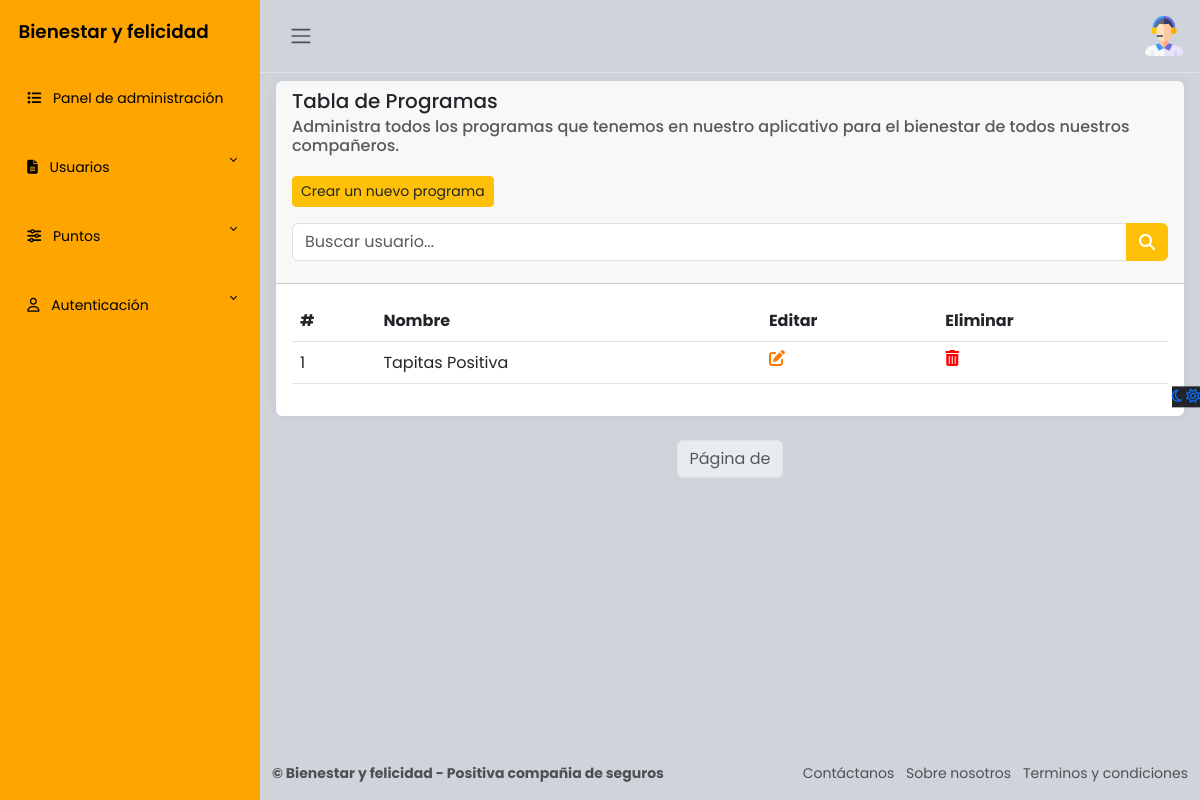
/admin_panel/programas/ (signed in), run on an earlier commit of the app's database.
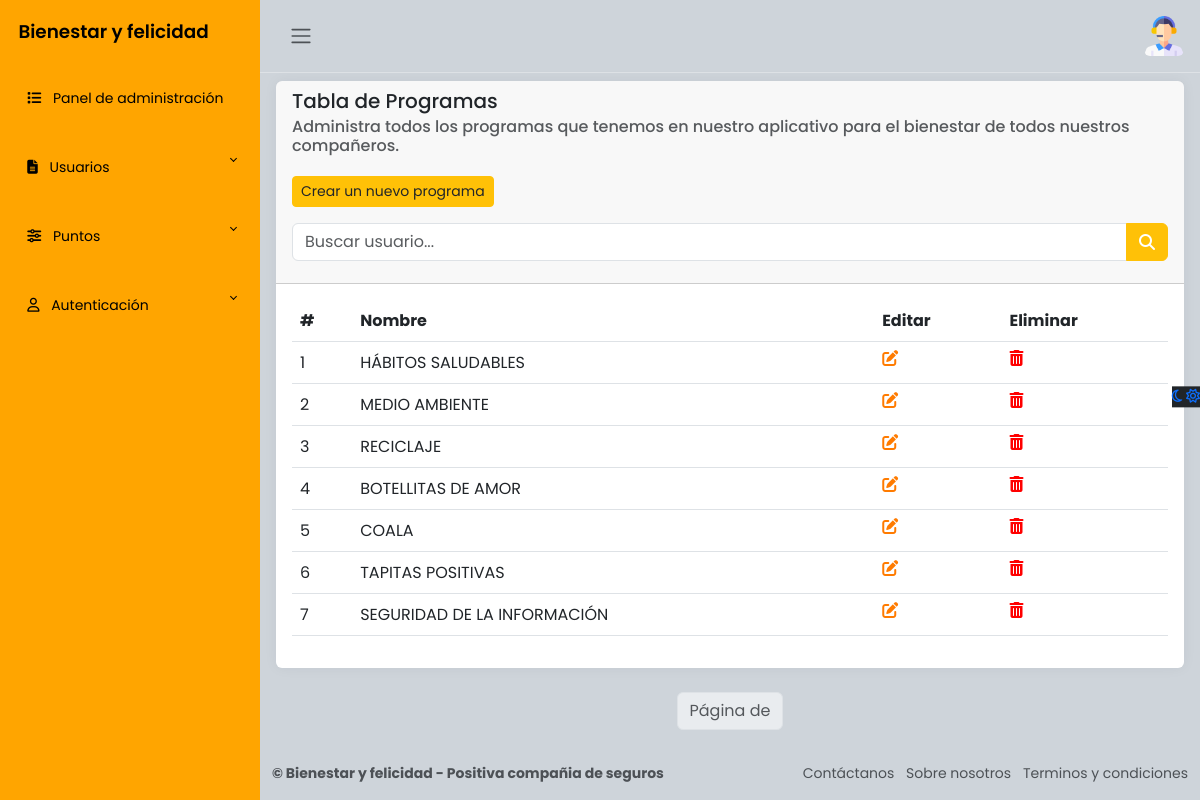
And on a later commit of the database.
### apps/programas/models.py (models this page shows, shortened)
class Programa(models.Model):
    nombre = models.CharField('Programas', max_length=100)
    imagen = models.FileField(upload_to='programas/', null=True, blank=True)
    class Meta:
        verbose_name = "Programa"
        verbose_name_plural = "Programas"

### apps/programas/views.py (the view)
# urls.py: path('', login_required(programs), name="programas"),
@login_required(login_url='/accounts/login/')
@user_passes_test(is_staff, login_url='/')
def programs(request):
    programas = Programa.objects.all()
    query = request.GET.get('q', '') # Consultar
    if query:
        programas = Programa.objects.filter(Q(nombre__icontains=query))
    paginator = Paginator(programas,10) # tomar 10 usuarios para paginar
    page_number = request.GET.get('page') # Paginar
    programas_paginados = paginator.get_page(page_number) # Mostrar los usuarios paginados
    return render(request, 'programas.html', {'programas': programas, 'query': query})

### apps/programas/views.py (called while the page is built)
def is_staff(user):
    return user.is_active and user.is_staff # Validar si es administrador y esta activo

### apps/programas/templates/programas.html (shortened to what this page needs)
{% extends "admin_dashboard/layout.html" %}
{% load static %}
{% block content %}
<main class="content px-3 py-2">
    <div class="card border-0">
        <div class="card-header">
            <h5 class="card-title">
                Tabla de Programas
            </h5>
            <h6 class="card-subtitle text-muted">
                Administra todos los programas que tenemos en nuestro aplicativo para el bienestar de todos nuestros compañeros.
            </h6><br>
            <button type="button" class="btn btn-warning btn-sm">
                <a href="{% url "crear_programa" %}" class="text-dark">Crear un nuevo programa</a>
            </button>
            <form method="get" class="mt-3">
                <div class="input-group">
                    <input type="text" name="q" class="form-control" placeholder="Buscar usuario..." value="{{ request.GET.q }}">
                    <button type="submit" class="btn btn-warning text-white"><i class="fa-solid fa-magnifying-glass"></i></button>
                </div>
            </form>
        </div>
        <div class="card-body">
            <table class="table">
                <thead>
                    <tr>
                        <th scope="col">#</th>
                        <th scope="col">Nombre</th>
                        <th scope="col">Editar</th>
                        <th scope="col">Eliminar</th>
                    </tr>
                </thead>
                <tbody>
                    {% for programa in programas %}
                        <tr>
                            <td>{{ forloop.counter }}</td>
                            <td>{{ programa.nombre }}</td>
                            <td><a href="{% url "editar_programa" programa.id %}"><i class="fa-solid fa-pen-to-square" style="color: #ff7b00;"></i></a></td>
                            <td><a href="{% url "eliminar_programa" programa.id %}"><i class="fa-solid fa-trash-can" style="color: #ff0000;"></i></a></td>
                        </tr>
                    {% endfor %}
                </tbody>
            </table>
        </div>
    </div>
    <nav>
        <ul class="pagination justify-content-center">
            <li class="page-item disabled">
                <span class="page-link">Página {{ usuarios.number }} de {{ usuarios.paginator.num_pages }}</span>
            </li>
        </ul>
    </nav>
</main>
{% endblock %}

What changed in the data, as far as the page shows it:
removed Programa: nombre "Tapitas Positiva"
added Programa: nombre "HÁBITOS SALUDABLES"
added Programa: nombre "MEDIO AMBIENTE"
added Programa: nombre "RECICLAJE"
added Programa: nombre "BOTELLITAS DE AMOR"
added Programa: nombre "COALA"
added Programa: nombre "TAPITAS POSITIVAS"
added Programa: nombre "SEGURIDAD DE LA INFORMACIÓN"
